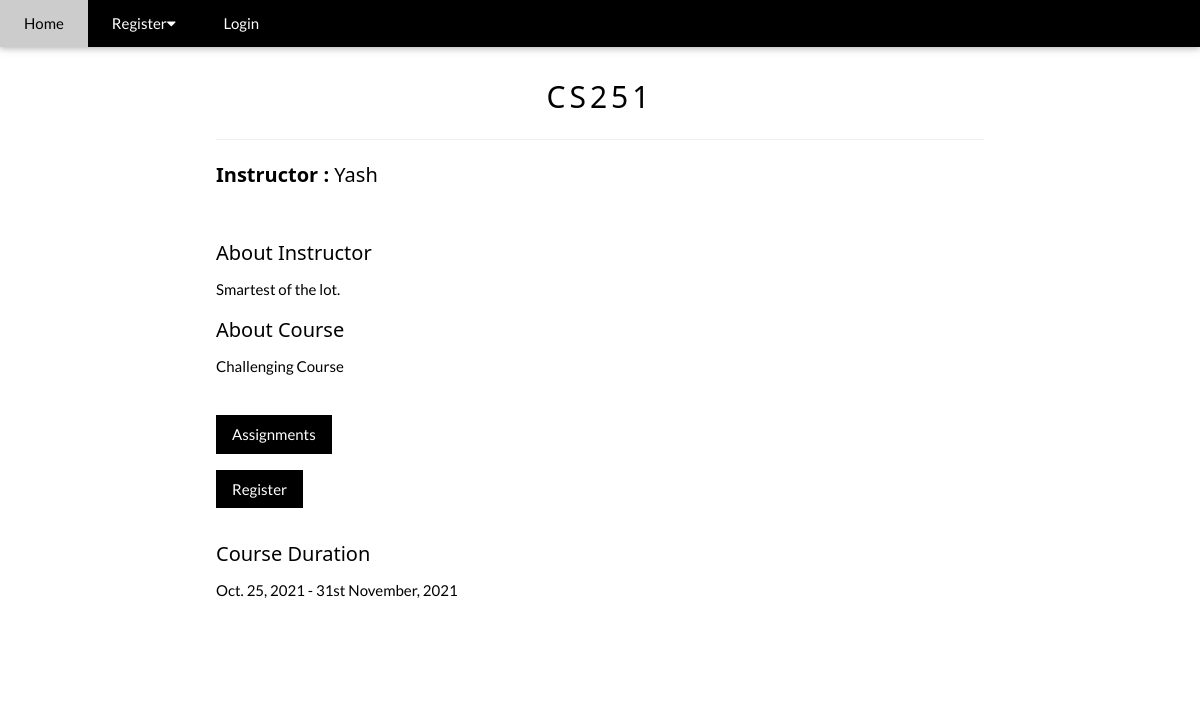
/1/course-view/, run on the app's committed database.
### core/models.py (models this page shows, shortened)
class Course(models.Model):
    user = models.ForeignKey(User, on_delete=models.CASCADE)
    course_name = models.CharField(max_length=100)
    teacher_name = models.CharField(max_length=50)
    teacher_details = models.TextField()
    course_description = models.TextField()
    created_at = models.DateField(default=timezone.now)
    end_date = models.CharField(max_length=20)

### core/views.py (the view)
# urls.py: path('<int:id>/course-view/', course_single, name='course-view'),
def course_single(request, id):
    course = get_object_or_404(Course, id=id)
    return render(request, "core/instructor/view_course.html", {'course': course})

### templates/core/instructor/view_course.html (shortened to what this page needs)
{% extends 'base.html' %}
{% load static %}
{% block content %}
<div class="w3-container w3-content w3-padding-64" style="max-width:800px" id="contact">
 <h2 class="w3-wide w3-center">{{ course.course_name }}</h2>
                <hr/>
                <h4> <strong>Instructor :</strong> {{ course.teacher_name }} </h4>
                        <br/>
                <p> <h4>About Instructor </h4>{{ course.teacher_details }} </p>
                <p> <h4>About Course </h4>{{ course.course_description }} </p>
                        <br/>
                <a href="{% url 'core:assignment-list' %}"><button class="w3-button w3-black w3-margin-bottom" onclick="document.getElementById('ticketModal').style.display='block'">Assignments</button></a>
                        <br/>
                <a href="{% url 'core:course-register' course.id %}"><button class="w3-button w3-black w3-margin-bottom" onclick="document.getElementById('ticketModal').style.display='block'">Register</button></a>
                <p>  <h4>Course Duration </h4>{{ course.created_at }} - {{ course.end_date }} </p>
        </div>
{% endblock %}

### static/css/ournewstyles.css (style rules this page uses)
html { box-sizing:border-box }
*,*:before,*:after { box-sizing:inherit }
html { -ms-text-size-adjust:100%;-webkit-text-size-adjust:100% }
body { margin:0 }
a { background-color:transparent }
b,strong { font-weight:bolder }
hr { box-sizing:content-box;height:0;overflow:visible }
button,input,select,textarea,optgroup { font:inherit;margin:0 }
button,input { overflow:visible }
button,select { text-transform:none }
button,[type=button],[type=reset],[type=submit] { -webkit-appearance:button }
html,body { font-family:Verdana,sans-serif;font-size:15px;line-height:1.5;overflow-y:scroll }
h2 { font-size:30px }
h4 { font-size:20px }
h1,h2,h3,h4,h5,h6 { font-family:"Segoe UI",Arial,sans-serif;font-weight:400;margin:10px 0 }
.w3-wide { letter-spacing:4px }
hr { border:0;border-top:1px solid #eee;margin:20px 0 }
a { color:inherit }
.w3-btn,.w3-button { border:none;display:inline-block;padding:8px 16px;vertical-align:middle;text-decoration:none;color:inherit;background-color:inherit;text-align:center;cursor:pointer;white-space:nowrap }
.w3-btn,.w3-button { -webkit-touch-callout:none;-webkit-user-select:none;-khtml-user-select:none;-moz-user-select:none;-ms-user-select:none;user-select:none }
.w3-container:after,.w3-container:before,.w3-panel:after,.w3-panel:before,.w3-row:after,.w3-row:before,.w3-row-padding:after,.w3-row-padding:before, .w3-cell-row:before,.w3-cell-row:after,.w3-clear:after,.w3-clear:before,.w3-bar:before,.w3-bar:after { content:"";display:table;clear:both }
.w3-content,.w3-auto { margin-left:auto;margin-right:auto }
.w3-content { max-width:980px }
.w3-container,.w3-panel { padding:0.01em 16px }
.w3-center { text-align:center!important }
.w3-margin-bottom { margin-bottom:16px!important }
.w3-padding-64 { padding-top:64px!important;padding-bottom:64px!important }
.w3-black,.w3-hover-black:hover { color:#fff!important;background-color:#000!important }

### templates/base.html (style rules this page uses)
body { font-family: "Lato", sans-serif }

### data on the page
Course: course_name "CS251", teacher_name "Yash", teacher_details "Smartest of the lot.", course_description "Challenging Course", created_at "Oct. 25, 2021", end_date "31st November, 2021"
